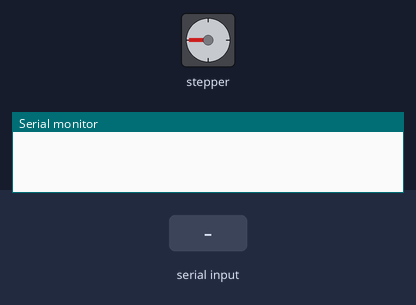
A sketch run on a simulated Arduino Uno, built with avr-gcc and run on an emulated ATmega328P. Shown: stepper motor, the last lines printed to the serial monitor. The inputs (shaded band) are chosen by the test bench. Stepper angles assume 200 steps per turn.

Above: at 1.2 s.
1.3 s: byte 30 received over Serial
At 1.7 s:
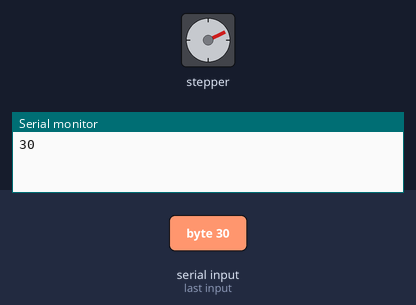
4.3 s: byte 90 received over Serial
At 4.74 s:
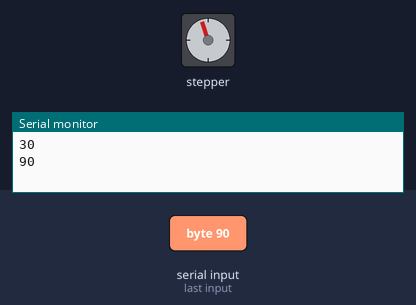
Timing chart, 0 to 16.3 s (numbered marks = the images above; inputs shaded):
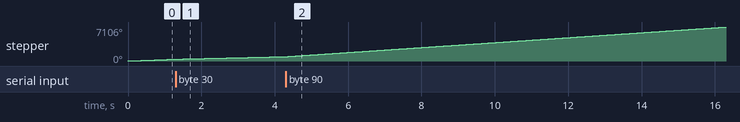

The sketch:

stepper_speedControl.ino
```cpp
/*
 Stepper Motor Control - speed control

 This program drives a unipolar or bipolar stepper motor.
 The motor is attached to digital pins 8 - 11 of the Arduino.
 A potentiometer is connected to analog input 0.

 The motor will rotate in a clockwise direction. The higher the potentiometer value,
 the faster the motor speed. Because setSpeed() sets the delay between steps,
 you may notice the motor is less responsive to changes in the sensor value at
 low speeds.

 Created 30 Nov. 2009
 Modified 28 Oct 2010
 by Tom Igoe

 */

#include <Stepper.h>

const int stepsPerRevolution = 200;  // change this to fit the number of steps per revolution
// for your motor
int motorSpeed = 50;

// initialize the stepper library on pins 8 through 11:
Stepper myStepper(stepsPerRevolution, 8, 9, 10, 11);

int stepCount = 0;  // number of steps the motor has taken

void setup() {
  // nothing to do inside the setup
  Serial.begin(9600);
}

void loop() {

  if(Serial.available()) {
    motorSpeed = Serial.read();
    Serial.println(motorSpeed);

  }

      if(motorSpeed >0 && motorSpeed < 100) {
      myStepper.setSpeed(motorSpeed);
    }
//  myStepper.setSpeed(20);
  myStepper.step(stepsPerRevolution/100);

}
```
